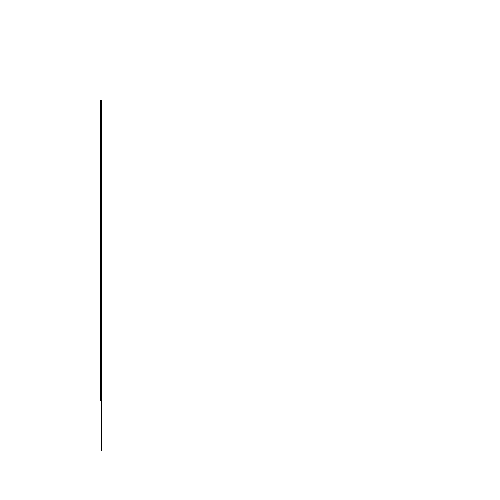
Frame 1 (no input)
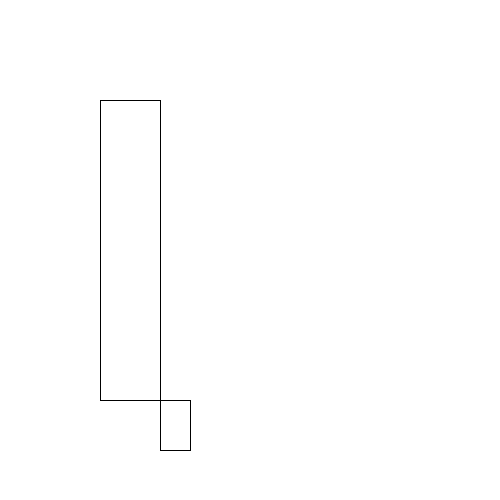
Frame 60 (the mouse pressed at the canvas centre just before this capture)
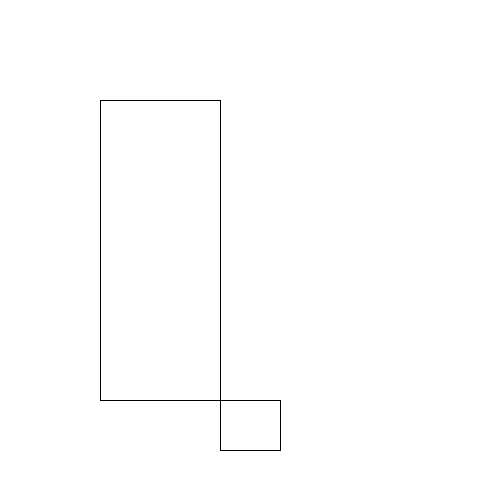
Frame 120 (the mouse held since frame 60 and released just before this capture)

The Processing sketch that drew these frames (run headless with seeded random() and noise(); from frame 60 on, the mouse is pressed at the canvas centre):

// Processing sketch: e01_kwadratyAnimowane
// ── e01_kwadratyAnimowane.pde
void setup(){
  size(500, 500);
  background(255);
  frameRate(24);
}

void draw(){  
  background(255);
  rect(100, 100, frameCount, 300);
  rect(100+frameCount, 400, frameCount*0.5, 50);
}
